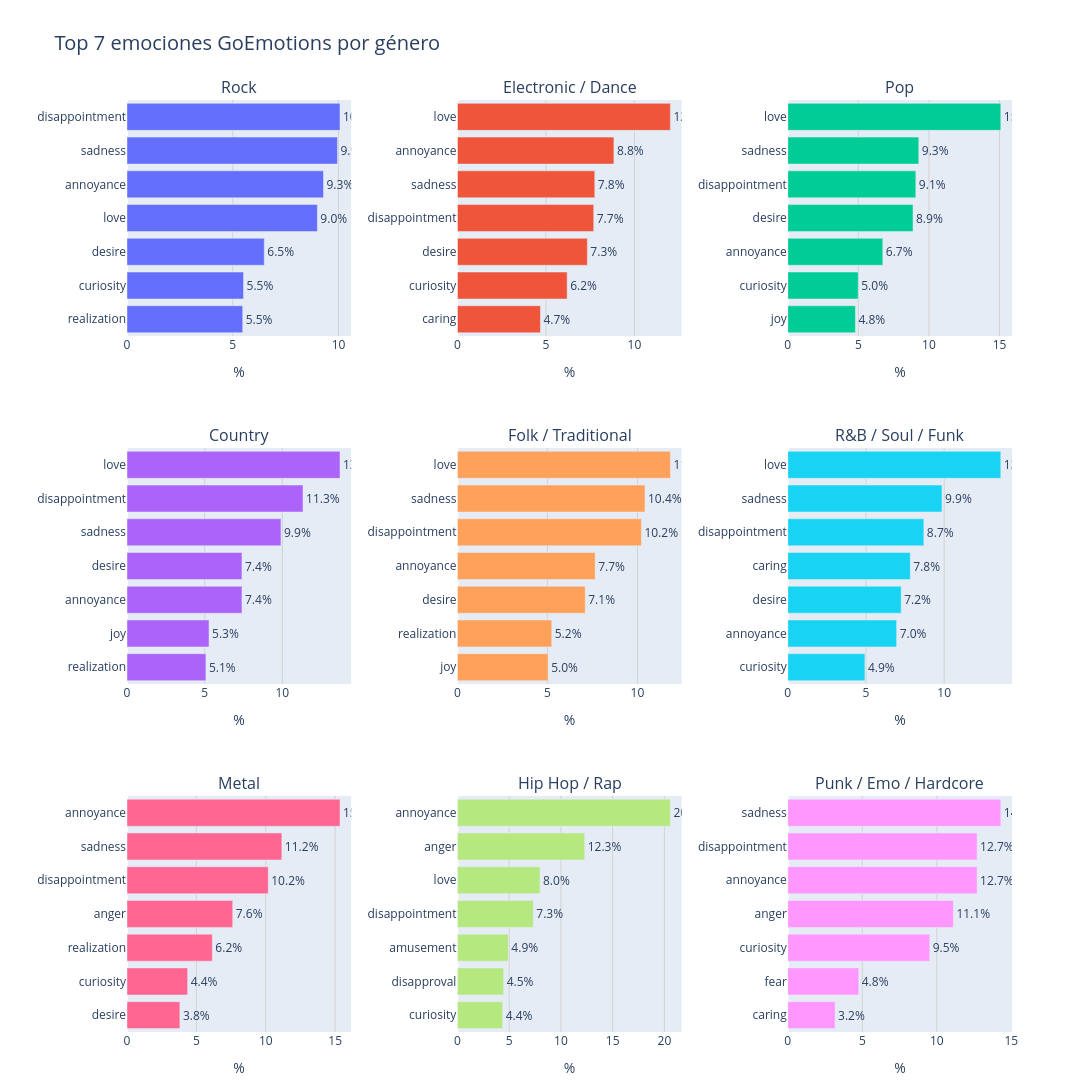

Notebook source saved alongside this figure:
### Markdown cell above
#### **4.4. Emociones predominantes por género**

Este panel compuesto por múltiples subgráficos ilustra las 5 emociones predominantes del modelo GoEmotions para nueve géneros musicales específicos. Mediante barras horizontales, detalla el porcentaje exacto de cada emoción dentro de estilos como el Rock, Pop o Metal. Esta vista facilita la comparación directa, revelando rápidamente el perfil emocional complejo y los matices sentimentales únicos que caracterizan a cada género musical.

### Code cell
# 5. GoEmotions por género

pio.renderers.default = "vscode"

# Configuración
target_genres = [
    "Rock",
    "Electronic / Dance",
    "Pop",
    "Country",
    "Folk / Traditional",
    "R&B / Soul / Funk",
    "Metal",
    "Hip Hop / Rap",
    "Punk / Emo / Hardcore"
]

TOP_N = 7

# Detectar columnas de GoEmotions
goemotion_pct_cols = [
    col for col in genre_goemotions_final.columns
    if col.startswith("pct_go_")
]

# Crear dataframe largo
plot_long = genre_goemotions_final[
    ["genre_clean"] + goemotion_pct_cols
].copy()

plot_long = plot_long[plot_long["genre_clean"].isin(target_genres)].copy()

plot_long = plot_long.melt(
    id_vars="genre_clean",
    value_vars=goemotion_pct_cols,
    var_name="emotion",
    value_name="percentage"
)

plot_long["emotion"] = plot_long["emotion"].str.replace("pct_go_", "", regex=False)


# Mostrar con Plotly

fig_plotly = make_subplots(
    rows=3,
    cols=3,
    subplot_titles=target_genres,
    horizontal_spacing=0.12,
    vertical_spacing=0.12
)

for i, genre_name in enumerate(target_genres):
    row = i // 3 + 1
    col = i % 3 + 1

    genre_data = plot_long[plot_long["genre_clean"] == genre_name].copy()

    genre_data = genre_data.sort_values("percentage", ascending=False).head(TOP_N)
    genre_data = genre_data.sort_values("percentage", ascending=True)

    fig_plotly.add_trace(
        go.Bar(
            x=genre_data["percentage"],
            y=genre_data["emotion"],
            orientation="h",
            text=[f"{v:.1f}%" for v in genre_data["percentage"]],
            textposition="outside",
            showlegend=False
        ),
        row=row,
        col=col
    )

    fig_plotly.update_xaxes(
        title_text="%",
        showgrid=True,
        gridcolor="lightgray",
        row=row,
        col=col
    )

    fig_plotly.update_yaxes(
        title_text="",
        row=row,
        col=col
    )

fig_plotly.update_layout(
    width=1400,
    height=1100,
    title=dict(
        text=f"Top {TOP_N} emociones GoEmotions por género",
        font=dict(size=20)
    ),
    margin=dict(l=80, r=80, t=100, b=60)
)

fig_plotly.show()

### Figure 1 — Plotly figure (JSON) as saved in the notebook; plotly's stock layout.template omitted (floating-point values rounded to 4 significant figures)
{"data": [{"orientation": "h", "showlegend": false, "text": ["5.5%", "5.5%", "6.5%", "9.0%", "9.3%", "9.9%", "10.1%"], "textposition": "outside", "type": "bar", "x": [5.47, 5.51, 6.49, 9.0, 9.29, 9.95, 10.07], "xaxis": "x", "y": ["realization", "curiosity", "desire", "love", "annoyance", "sadness", "disappointment"], "yaxis": "y"}, {"orientation": "h", "showlegend": false, "text": ["4.7%", "6.2%", "7.3%", "7.7%", "7.8%", "8.8%", "12.0%"], "textposition": "outside", "type": "bar", "x": [4.69, 6.2, 7.34, 7.7, 7.76, 8.84, 12.03], "xaxis": "x2", "y": ["caring", "curiosity", "desire", "disappointment", "sadness", "annoyance", "love"], "yaxis": "y2"}, {"orientation": "h", "showlegend": false, "text": ["4.8%", "5.0%", "6.7%", "8.9%", "9.1%", "9.3%", "15.1%"], "textposition": "outside", "type": "bar", "x": [4.79, 4.99, 6.73, 8.87, 9.07, 9.28, 15.09], "xaxis": "x3", "y": ["joy", "curiosity", "annoyance", "desire", "disappointment", "sadness", "love"], "yaxis": "y3"}, {"orientation": "h", "showlegend": false, "text": ["5.1%", "5.3%", "7.4%", "7.4%", "9.9%", "11.3%", "13.7%"], "textposition": "outside", "type": "bar", "x": [5.08, 5.28, 7.4, 7.4, 9.91, 11.33, 13.71], "xaxis": "x4", "y": ["realization", "joy", "annoyance", "desire", "sadness", "disappointment", "love"], "yaxis": "y4"}, {"orientation": "h", "showlegend": false, "text": ["5.0%", "5.2%", "7.1%", "7.7%", "10.2%", "10.4%", "11.8%"], "textposition": "outside", "type": "bar", "x": [5.04, 5.24, 7.1, 7.65, 10.22, 10.42, 11.83], "xaxis": "x5", "y": ["joy", "realization", "desire", "annoyance", "disappointment", "sadness", "love"], "yaxis": "y5"}, {"orientation": "h", "showlegend": false, "text": ["4.9%", "7.0%", "7.2%", "7.8%", "8.7%", "9.9%", "13.6%"], "textposition": "outside", "type": "bar", "x": [4.93, 6.96, 7.25, 7.83, 8.7, 9.86, 13.62], "xaxis": "x6", "y": ["curiosity", "annoyance", "desire", "caring", "disappointment", "sadness", "love"], "yaxis": "y6"}, {"orientation": "h", "showlegend": false, "text": ["3.8%", "4.4%", "6.2%", "7.6%", "10.2%", "11.2%", "15.3%"], "textposition": "outside", "type": "bar", "x": [3.81, 4.37, 6.15, 7.62, 10.18, 11.16, 15.35], "xaxis": "x7", "y": ["desire", "curiosity", "realization", "anger", "disappointment", "sadness", "annoyance"], "yaxis": "y7"}, {"orientation": "h", "showlegend": false, "text": ["4.4%", "4.5%", "4.9%", "7.3%", "8.0%", "12.3%", "20.6%"], "textposition": "outside", "type": "bar", "x": [4.37, 4.47, 4.92, 7.33, 7.98, 12.3, 20.58], "xaxis": "x8", "y": ["curiosity", "disapproval", "amusement", "disappointment", "love", "anger", "annoyance"], "yaxis": "y8"}, {"orientation": "h", "showlegend": false, "text": ["3.2%", "4.8%", "9.5%", "11.1%", "12.7%", "12.7%", "14.3%"], "textposition": "outside", "type": "bar", "x": [3.17, 4.76, 9.52, 11.11, 12.7, 12.7, 14.29], "xaxis": "x9", "y": ["caring", "fear", "curiosity", "anger", "annoyance", "disappointment", "sadness"], "yaxis": "y9"}], "layout": {"annotations": [{"font": {"size": 16}, "showarrow": false, "text": "Rock", "x": 0.1267, "xanchor": "center", "xref": "paper", "y": 1, "yanchor": "bottom", "yref": "paper"}, {"font": {"size": 16}, "showarrow": false, "text": "Electronic / Dance", "x": 0.5, "xanchor": "center", "xref": "paper", "y": 1, "yanchor": "bottom", "yref": "paper"}, {"font": {"size": 16}, "showarrow": false, "text": "Pop", "x": 0.8733, "xanchor": "center", "xref": "paper", "y": 1, "yanchor": "bottom", "yref": "paper"}, {"font": {"size": 16}, "showarrow": false, "text": "Country", "x": 0.1267, "xanchor": "center", "xref": "paper", "y": 0.6267, "yanchor": "bottom", "yref": "paper"}, {"font": {"size": 16}, "showarrow": false, "text": "Folk / Traditional", "x": 0.5, "xanchor": "center", "xref": "paper", "y": 0.6267, "yanchor": "bottom", "yref": "paper"}, {"font": {"size": 16}, "showarrow": false, "text": "R&B / Soul / Funk", "x": 0.8733, "xanchor": "center", "xref": "paper", "y": 0.6267, "yanchor": "bottom", "yref": "paper"}, {"font": {"size": 16}, "showarrow": false, "text": "Metal", "x": 0.1267, "xanchor": "center", "xref": "paper", "y": 0.2533, "yanchor": "bottom", "yref": "paper"}, {"font": {"size": 16}, "showarrow": false, "text": "Hip Hop / Rap", "x": 0.5, "xanchor": "center", "xref": "paper", "y": 0.2533, "yanchor": "bottom", "yref": "paper"}, {"font": {"size": 16}, "showarrow": false, "text": "Punk / Emo / Hardcore", "x": 0.8733, "xanchor": "center", "xref": "paper", "y": 0.2533, "yanchor": "bottom", "yref": "paper"}], "height": 1100, "margin": {"b": 60, "l": 80, "r": 80, "t": 100}, "title": {"font": {"size": 20}, "text": "Top 7 emociones GoEmotions por género"}, "width": 1400, "xaxis": {"anchor": "y", "domain": [0, 0.2533], "gridcolor": "lightgray", "showgrid": true, "title": {"text": "%"}}, "xaxis2": {"anchor": "y2", "domain": [0.3733, 0.6267], "gridcolor": "lightgray", "showgrid": true, "title": {"text": "%"}}, "xaxis3": {"anchor": "y3", "domain": [0.7467, 1], "gridcolor": "lightgray", "showgrid": true, "title": {"text": "%"}}, "xaxis4": {"anchor": "y4", "domain": [0, 0.2533], "gridcolor": "lightgray", "showgrid": true, "title": {"text": "%"}}, "xaxis5": {"anchor": "y5", "domain": [0.3733, 0.6267], "gridcolor": "lightgray", "showgrid": true, "title": {"text": "%"}}, "xaxis6": {"anchor": "y6", "domain": [0.7467, 1], "gridcolor": "lightgray", "showgrid": true, "title": {"text": "%"}}, "xaxis7": {"anchor": "y7", "domain": [0, 0.2533], "gridcolor": "lightgray", "showgrid": true, "title": {"text": "%"}}, "xaxis8": {"anchor": "y8", "domain": [0.3733, 0.6267], "gridcolor": "lightgray", "showgrid": true, "title": {"text": "%"}}, "xaxis9": {"anchor": "y9", "domain": [0.7467, 1], "gridcolor": "lightgray", "showgrid": true, "title": {"text": "%"}}, "yaxis": {"anchor": "x", "domain": [0.7467, 1], "title": {"text": ""}}, "yaxis2": {"anchor": "x2", "domain": [0.7467, 1], "title": {"text": ""}}, "yaxis3": {"anchor": "x3", "domain": [0.7467, 1], "title": {"text": ""}}, "yaxis4": {"anchor": "x4", "domain": [0.3733, 0.6267], "title": {"text": ""}}, "yaxis5": {"anchor": "x5", "domain": [0.3733, 0.6267], "title": {"text": ""}}, "yaxis6": {"anchor": "x6", "domain": [0.3733, 0.6267], "title": {"text": ""}}, "yaxis7": {"anchor": "x7", "domain": [0, 0.2533], "title": {"text": ""}}, "yaxis8": {"anchor": "x8", "domain": [0, 0.2533], "title": {"text": ""}}, "yaxis9": {"anchor": "x9", "domain": [0, 0.2533], "title": {"text": ""}}}}
